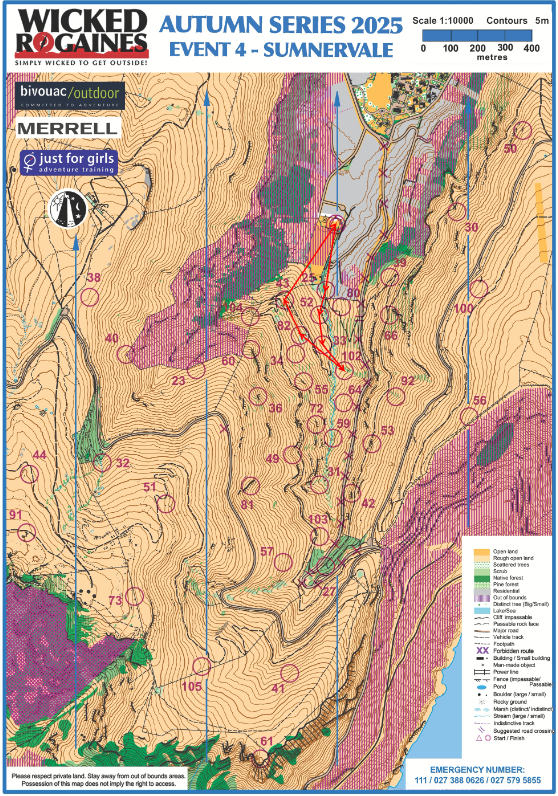
#> input picture download.png, 558 x 796 px
$ python optimise.py
#> lines starting #> are read from the running program, lines starting #| are printed output that depends on the picture
import cv2
import numpy as np


max_value = 255
max_value_H = 360//2
low_H = 0
low_S = 0
low_V = 0
high_H = max_value_H
high_S = max_value
high_V = max_value
window_detection_name = 'Object Detection'
low_H_name = 'Low H'
low_S_name = 'Low S'
low_V_name = 'Low V'
high_H_name = 'High H'
high_S_name = 'High S'
high_V_name = 'High V'
def on_low_H_thresh_trackbar(val):
    global low_H
    global high_H
    low_H = val
    low_H = min(high_H-1, low_H)
    cv2.setTrackbarPos(low_H_name, window_detection_name, low_H)
def on_high_H_thresh_trackbar(val):
    global low_H
    global high_H
    high_H = val
    high_H = max(high_H, low_H+1)
    cv2.setTrackbarPos(high_H_name, window_detection_name, high_H)
def on_low_S_thresh_trackbar(val):
    global low_S
    global high_S
    low_S = val
    low_S = min(high_S-1, low_S)
    cv2.setTrackbarPos(low_S_name, window_detection_name, low_S)
def on_high_S_thresh_trackbar(val):
    global low_S
    global high_S
    high_S = val
    high_S = max(high_S, low_S+1)
    cv2.setTrackbarPos(high_S_name, window_detection_name, high_S)
def on_low_V_thresh_trackbar(val):
    global low_V
    global high_V
    low_V = val
    low_V = min(high_V-1, low_V)
    cv2.setTrackbarPos(low_V_name, window_detection_name, low_V)
def on_high_V_thresh_trackbar(val):
    global low_V
    global high_V
    high_V = val
    high_V = max(high_V, low_V+1)
    cv2.setTrackbarPos(high_V_name, window_detection_name, high_V)

def detect_circles(image_path,
                   min_radius=10,
                   max_radius=100,
                   color_lower=None,
                   color_upper=None,
                   min_circularity=0.8):
    """
    Detect circles in an image with multiple filtering criteria.

    Parameters:
    - image_path: Path to the input image
    - min_radius: Minimum radius of circles to detect
    - max_radius: Maximum radius of circles to detect
    - color_lower: Lower HSV color bounds for color filtering (optional)
    - color_upper: Upper HSV color bounds for color filtering (optional)
    - min_circularity: Minimum circularity threshold (1.0 is a perfect circle)

    Returns:
    - List of detected circles (x, y, radius)
    """
    # Read the image
    image = cv2.imread(image_path)
    if image is None:
        raise ValueError(f"Could not read image from {image_path}")

    # Convert to grayscale for circle detection
    gray = cv2.cvtColor(image, cv2.COLOR_BGR2GRAY)
    cv2.imshow('gray', gray)
    cv2.waitKey(0)

    # Optional color filtering
    if color_lower is not None and color_upper is not None:
        # Convert to HSV for color filtering
        hsv = cv2.cvtColor(image, cv2.COLOR_BGR2HSV)
        cv2.imshow('hsv', hsv)
        color_mask = cv2.inRange(hsv, color_lower, color_upper)
        cv2.imshow('color_mask', color_mask)
        gray = cv2.bitwise_and(gray, gray, mask=color_mask)
        cv2.imshow('gray', gray)
        cv2.waitKey(0)

    scale = 0.6
    width = int(gray.shape[1] * scale)
    height = int(gray.shape[0] * scale)

    # Apply Gaussian blur to reduce noise
    blurred = cv2.GaussianBlur(gray, (9, 9), 2)
    lower = cv2.resize(blurred, (width, height))

    # [9 lines of commented-out code are left out]
    print("Detecting circles...")
    circles = cv2.HoughCircles(
        gray,
        cv2.HOUGH_GRADIENT,
        dp=1,
        minDist=20,
        param1=50,   # Higher threshold for edge detection
        param2=30,   # Accumulator threshold for circle detection
        minRadius=min_radius,
        maxRadius=max_radius
    )

    # If no circles found, return empty list
    if circles is None:
        return []

    # Convert circles to integer coordinates
    circles = np.uint16(np.around(circles))

    # Filter circles based on circularity
    filtered_circles = []
    for i in circles[0, :]:
        center = (i[0], i[1])
        # circle center
        cv2.circle(image, center, 1, (0, 100, 100), 3)
        # circle outline
        radius = i[2]
        cv2.circle(image, center, radius, (255, 0, 255), 3)
        filtered_circles.append(i)
    return filtered_circles

def visualize_circles(image_path, circles):
    """
    Draw detected circles on the image for visualization.

    Parameters:
    - image_path: Path to the input image
    - circles: List of detected circles (x, y, radius)

    Returns:
    - Image with circles drawn
    """
    # Read the image
    image = cv2.imread(image_path)

    # Draw detected circles
    for (x, y, r) in circles:
        # Outer circle
        cv2.circle(image, (x, y), r, (0, 255, 0), 2)
        # Center point
        cv2.circle(image, (x, y), 2, (0, 0, 255), 3)

    return image

# Example usage
if __name__ == "__main__":
    # 99, 31, 11
    # threshold
    image_path = "./download.png"
    high_H = 7
    low_H = 0
    high_S = 255
    low_S = 74
    high_V = 161
    low_V = 29
    cv2.namedWindow(window_detection_name)
    cv2.createTrackbar(high_H_name, window_detection_name , high_H, max_value_H, on_high_H_thresh_trackbar)
    cv2.createTrackbar(low_H_name, window_detection_name , low_H, max_value_H, on_low_H_thresh_trackbar)
    cv2.createTrackbar(low_S_name, window_detection_name , low_S, max_value, on_low_S_thresh_trackbar)
    cv2.createTrackbar(high_S_name, window_detection_name , high_S, max_value, on_high_S_thresh_trackbar)
    cv2.createTrackbar(low_V_name, window_detection_name , low_V, max_value, on_low_V_thresh_trackbar)
    cv2.createTrackbar(high_V_name, window_detection_name , high_V, max_value, on_high_V_thresh_trackbar)

    frame = cv2.imread(image_path)
#> frame is the input picture: shape (796, 558, 3); mean B, G, R 150.1, 172.4, 200.1
    while True:
        frame_HSV = cv2.cvtColor(frame, cv2.COLOR_BGR2HSV)
#> frame_HSV: shape (796, 558, 3); mean H, S, V 45.1, 90.6, 210.1
        frame_threshold = cv2.inRange(frame_HSV, (low_H, low_S, low_V), (high_H, high_S, high_V))
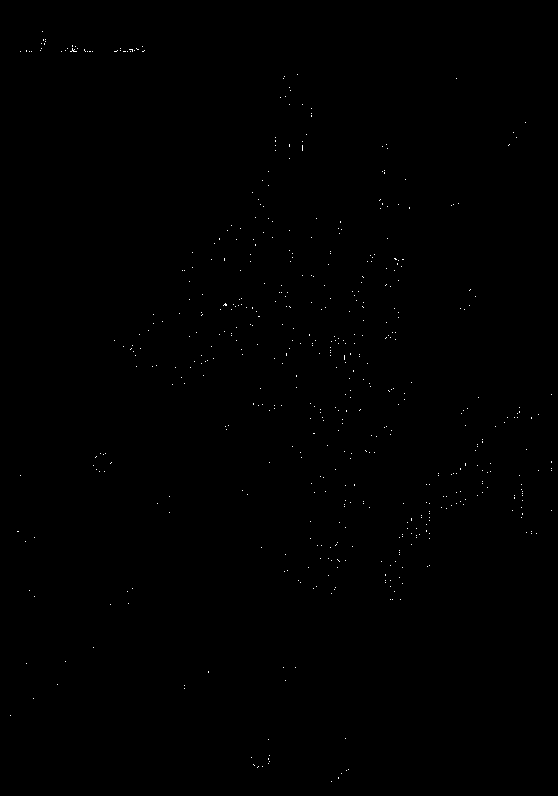
#> frame_threshold: shape (796, 558); 0.15% white in thin lines or dots

        cv2.imshow(window_detection_name, frame_threshold)

        key = cv2.waitKey(30)
#> (key q is pressed here)
        if key == ord('q') or key == 27:
            break
    desired_red = [100, 30, 10]
    red_lower = np.array([low_H, low_S, low_V])
    red_upper = np.array([high_H, high_S, high_V])

    # Detect circles
    detected_circles = detect_circles(
        image_path,
        min_radius=10,
        max_radius=30,
        color_lower=red_lower,
        color_upper=red_upper,
        min_circularity=0.5
    )
#> in detect_circles, `gray = cv2.cvtColor(image, cv2.COLOR_BGR2GRAY)`:
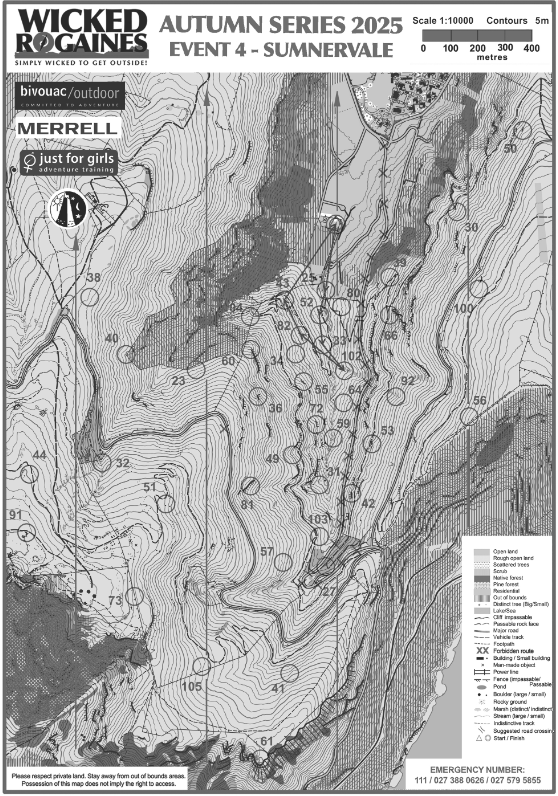
#> gray: shape (796, 558); min 32, max 255, mean 178.1
#> in detect_circles, `circles = cv2.HoughCircles( gray, cv2.HOUGH_GRADIENT, dp=1, minDist=20..`: circles = None

    # Print detected circles
    print(f"Detected {len(detected_circles)} circles:")
    for (x, y, r) in detected_circles:
        print(f"Circle at ({x}, {y}) with radius {r}")

    # Visualize circles
    result_image = visualize_circles(image_path, detected_circles)
    cv2.imshow("Detected Circles", result_image)
    cv2.waitKey(0)
    cv2.destroyAllWindows()
